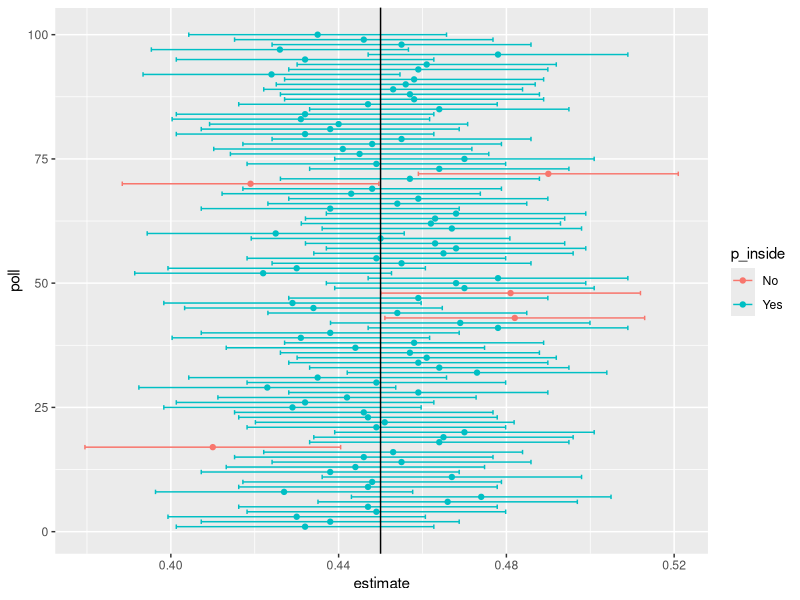

Reproduce this figure in R.
## ---- chunk 1
x_hat <- 0.48
se <- sqrt(x_hat*(1 - x_hat)/25)
se
## ---- chunk 2
pnorm(0.02/se) - pnorm(-0.02/se)
## ---- chunk 3
pnorm(1.96) - pnorm(-1.96)
## ---- chunk 4
p <- 0.45
N <- 1000
x <- sample(c(0, 1), size = N, replace = TRUE, prob = c(1 - p, p))
x_hat <- mean(x)
se_hat <- sqrt(x_hat*(1 - x_hat)/N)
c(x_hat - 1.96*se_hat, x_hat + 1.96*se_hat)
## ---- chunk 5
pnorm(1.96) - pnorm(-1.96)
## ---- chunk 6
z <- qnorm(0.995)
## ---- chunk 7
pnorm(z) - pnorm(-z)
## ---- chunk 8
qnorm(0.975)
## ---- chunk 9
set.seed(1)
## ---- chunk 10
N <- 1000
B <- 10000
inside <- replicate(B, {
  x <- sample(c(0,1), size = N, replace = TRUE, prob = c(1 - p, p))
  x_hat <- mean(x)
  se_hat <- sqrt(x_hat*(1 - x_hat)/N)
  p >= x_hat - 1.96*se_hat & p <= x_hat + 1.96*se_hat
})
mean(inside)
## ---- chunk 11
library(ggplot2)
set.seed(1)
tab <- replicate(100, {
  x <- sample(c(0,1), size = N, replace = TRUE, prob = c(1 - p, p))
  x_hat <- mean(x)
  se_hat <- sqrt(x_hat*(1 - x_hat)/N)
  hit <-  p >= x_hat - 1.96*se_hat & p <= x_hat + 1.96*se_hat
  c(x_hat, x_hat - 1.96*se_hat, x_hat + 1.96*se_hat, hit)
})

tab <- data.frame(poll = 1:ncol(tab), t(tab))
names(tab) <- c("poll", "estimate", "low", "high", "hit")
tab$p_inside <- ifelse(tab$hit, "Yes", "No")
ggplot(tab, aes(poll, estimate, ymin = low, ymax = high, col = p_inside)) + 
  geom_point() +
  geom_errorbar() + 
  coord_flip() + 
  geom_hline(yintercept = p)
## ---- chunk 12
N <- 100000
p <- seq(0.01, 0.99, length = 100)
se <- sapply(p, function(x) 1.96*sqrt(x*(1 - x)/N))
range(se)
## ---- chunk 13
library(dslabs)
library(tidyverse)
polls <- polls_us_election_2016 |> 
  filter(enddate >= "2016-10-31" & state == "U.S.") 
## ---- chunk 14
polls <- polls_us_election_2016 |> 
  filter(enddate >= "2016-10-31" & state == "U.S.")  |>
  mutate(theta_hat = rawpoll_clinton/100 - rawpoll_trump/100)
